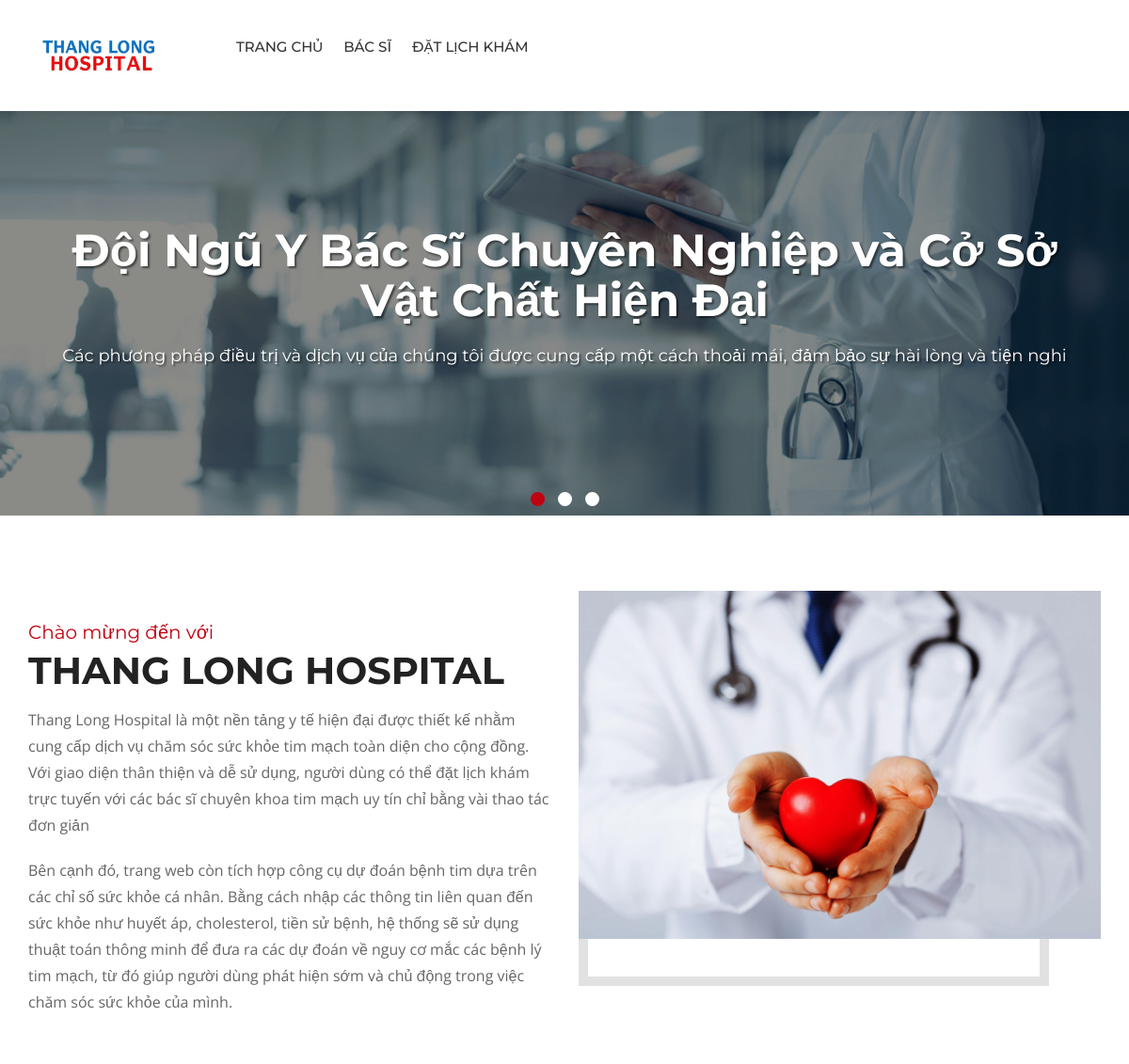
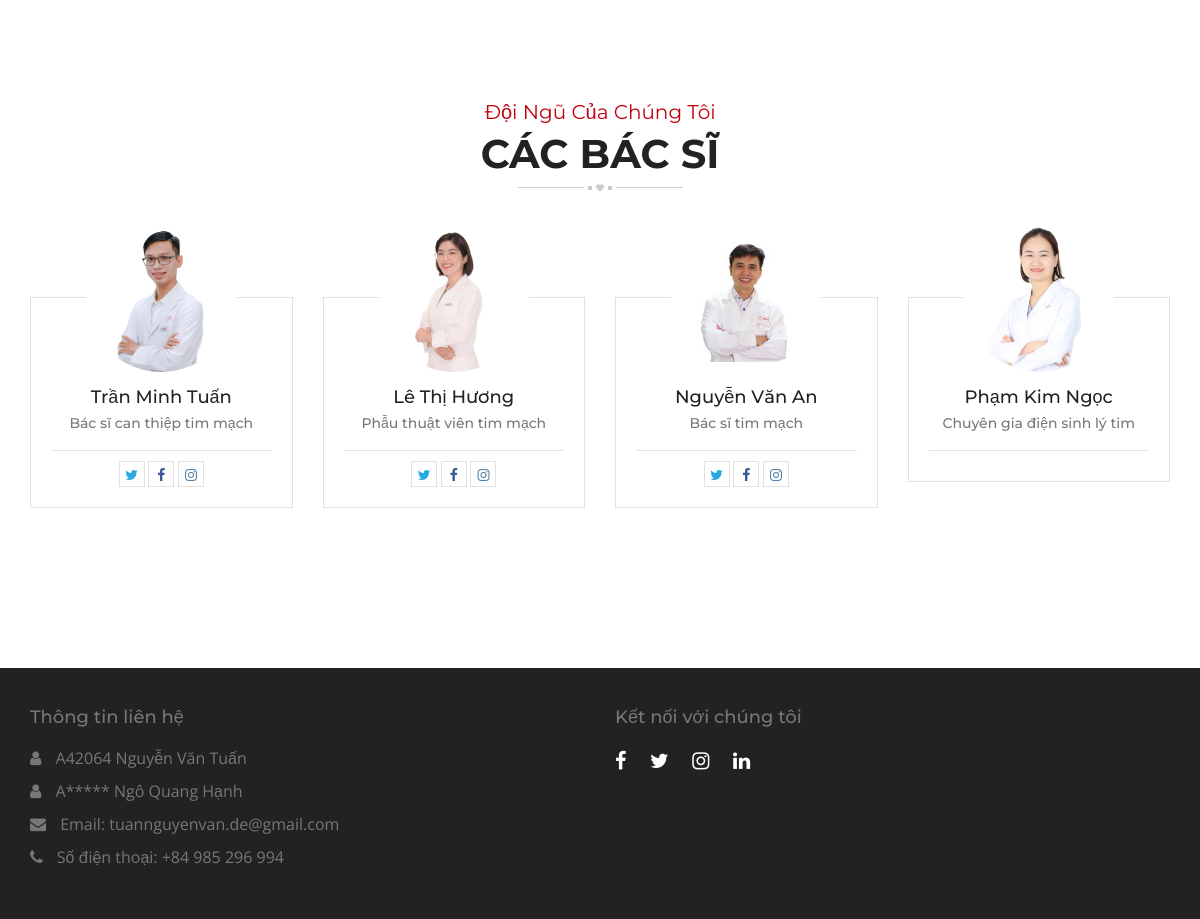
The page / on the database its author committed (2 pictures, top to bottom).
### hospital/models.py (models this page shows, shortened)
class Slider(models.Model):
    caption = models.CharField(max_length=150)
    slogan = models.CharField(max_length=120)
    image = models.ImageField(upload_to='sliders/')
    class Meta:
        verbose_name_plural = 'Slider'

### doctor_functions/models.py (models this page shows, shortened)
class UserProfileModel(models.Model):
    user = models.OneToOneField(User, on_delete=models.CASCADE)
    name = models.CharField(max_length=120)
    speciality = models.CharField(max_length=120)
    picture = models.ImageField(upload_to="doctors/")
    details = models.TextField()
    experience = models.TextField()
    twitter = models.CharField(max_length=120, blank=True, null=True)
    facebook = models.CharField(max_length=120, blank=True, null=True)
    instagram = models.CharField(max_length=120, blank=True, null=True)
    class Meta:
        verbose_name = 'Profile'
        verbose_name_plural = 'Profiles'

### hospital/views.py (the view)
# urls.py: path('', views.HomeView.as_view(), name='index'),
class HomeView(ListView):
    template_name = 'hospital/index.html'
    queryset = Slider.objects.all()
    def get_context_data(self, **kwargs):
        context = super().get_context_data()
        context['sliders'] = Slider.objects.all()
        context['experts'] = UserProfileModel.objects.all()
        return context

### hospital/context_processors.py (called while the page is built)
def footer_content(request):
    doctors = UserProfileModel.objects.all()
    context = {
        'doctors': doctors
    }
    return context

### templates/hospital/index.html (shortened to what this page needs)
{% extends 'base.html' %}
{% load static %}
{% block maincontent %}
<div class="main-content">
  <section class="welcome-section">
    <div class="container">
      <div class="row">
        <div class="welcome-box">
          <div class="col-md-6 col-sm-6">
            <div class="welcome-text">
              <div class="sectio-title-2"> <strong>Chào mừng đến với</strong>
                <h2>THANG LONG HOSPITAL</h2>
              </div>
              <p>Thang Long Hospital là một nền tảng y tế hiện đại được thiết kế nhằm cung cấp dịch vụ chăm sóc sức khỏe tim mạch toàn diện cho cộng đồng. Với giao diện thân thiện và dễ sử dụng, người dùng có thể đặt lịch khám trực tuyến với các bác sĩ chuyên khoa tim mạch uy tín chỉ bằng vài thao tác đơn giản</p>
              <p>Bên cạnh đó, trang web còn tích hợp công cụ dự đoán bệnh tim dựa trên các chỉ số sức khỏe cá nhân. Bằng cách nhập các thông tin liên quan đến sức khỏe như huyết áp, cholesterol, tiền sử bệnh, hệ thống sẽ sử dụng thuật toán thông minh để đưa ra các dự đoán về nguy cơ mắc các bệnh lý tim mạch, từ đó giúp người dùng phát hiện sớm và chủ động trong việc chăm sóc sức khỏe của mình.</p>
            </div>
          </div>
          <div class="col-md-6 col-sm-6">
            <div class="welcome-img"> <img src="{% static 'heartcare/images/protect-your-heart-bg-2.jpg' %}" alt=""> </div>
          </div>
        </div>
      </div>
    </div>
  </section>
  <section class="team">
    <div class="container">
      <div class="row">
        <div class="section-title-3"> <strong>Đội Ngũ Của Chúng Tôi</strong>
          <h2>Các Bác Sĩ</h2>
        </div>
      </div>
      <div class="row">
        {% for doctor in experts|slice:':4' %}
        <div class="col-md-3 col-sm-6">
          <div class="team-box mb50">
            <div class="team-thumb">  <img src="{{ doctor.picture.url }}" alt=""></div>
            <div class="team-text">
              <h5><a href="{% url 'doctor_details' doctor.id %}">{{ doctor.name }}</a></h5>
              <strong>{{ doctor.speciality }}</strong>
              <ul class="team-social">
                {% if doctor.twitter %}
                <li><a class="tw" href="{{ doctor.twitter }}"><i class="fa fa-twitter" aria-hidden="true"></i></a></li>
                {% endif %}
                {% if doctor.facebook %}
                <li><a class="fb" href="{{ doctor.facebook }}"><i class="fa fa-facebook" aria-hidden="true"></i></a>
                </li>
                {% endif %}
                {% if doctor.instagram %}
                <li><a class="insta" href="{{ doctor.instagram }}"><i class="fa fa-instagram"
                      aria-hidden="true"></i></a></li>
                {% endif %}
              </ul>
            </div>
          </div>
        </div>
        {% endfor %}
      </div>
    </div>
  </section>
</div>
{% endblock maincontent %}

### templates/base.html (shortened to what this page needs)
{% load static %}
<!DOCTYPE html>
<html lang="en">
<head>
  {% include 'partials/_css.html' %}
</head>
<body>
  <div class="wrapper">
    {% include 'partials/_header.html' %}
    {% include 'partials/_slider.html' with sliders=sliders %}
    {% block maincontent %}
    {% endblock maincontent %}
    {% include 'partials/_footer.html' %}
    {% include 'partials/_js.html' %}
</body>
</html>

### templates/partials/_css.html (shortened to what this page needs)
{% load static %}
<link href="{% static 'heartcare/css/custom.css' %}" rel="stylesheet">
<link href="{% static 'heartcare/css/bootstrap.min.css' %}" rel="stylesheet">
<link href="{% static 'heartcare/css/color.css' %}" rel="stylesheet">
<link href="{% static 'heartcare/css/responsive.css' %}" rel="stylesheet">
<link href="{% static 'heartcare/css/font-awesome.min.css' %}" rel="stylesheet">
<link href="{% static 'heartcare/css/prettyPhoto.css' %}" rel="stylesheet">
<link href="{% static 'heartcare/css/owl.carousel.min.css' %}" rel="stylesheet">
<link href="{% static 'heartcare/css/bootstrap-datetimepicker.min.css' %}" rel="stylesheet">

### templates/partials/_header.html (shortened to what this page needs)
{% load static %}
<header class="site-header">
  <div class="nav-logo-area">
    <div class="container">
      <div class="row">
        <div class="col-md-12">
          <nav class="navbar navbar-default">
            <div class="navbar-header">
              <a class="navbar-brand navbar-logo" href="{% url 'index' %}"><img src="{% static 'heartcare/images/ThangLongHospitalLogo.jpg' %}"
                  alt=""></a>
            </div>
            <div class="collapse navbar-collapse" id="bs-example-navbar-collapse-1">
              <ul class="nav navbar-nav">
                <li><a href="{% url 'index' %}">Trang Chủ</a></li>
                <li><a href="{% url 'doctors' %}">Bác Sĩ</a></li>
                <li><a href="{% url 'appointment' %}">Đặt Lịch Khám</a></li>
              </ul>
            </div>
          </nav>
        </div>
      </div>
    </div>
  </div>
</header>

### templates/partials/_slider.html
{% load static %}
<div class="main-slider">
    <div id="main-slider" class="owl-carousel owl-theme">
      {% for slider in sliders %}
      <div class="item">
          <div class="slide-caption slide-2">
            <div class="container">
              <h1>{{ slider.caption }}</h1>
              <p>{{ slider.slogan }}</p>
            </div>
          </div>
          <span class="simg"><img src="{{ slider.image.url }}" alt=""></span>
        </div>
      {% endfor %}
    </div>
  </div>

### templates/partials/_footer.html
{% load static %}
<footer class="footer">
  <div class="container">
    <div class="row">
      <div class="col-md-6">
        <h3>Thông tin liên hệ</h3>
        <ul class="contact-info">
          <li><i class="fa fa-user"></i> A42064 Nguyễn Văn Tuấn</li>
          <li><i class="fa fa-user"></i> A***** Ngô Quang Hạnh</li>
          <li><i class="fa fa-envelope"></i> Email: tuannguyenvan.de@gmail.com</li>
          <li><i class="fa fa-phone"></i> Số điện thoại: +84 985 296 994</li>
        </ul>
      </div>
      <div class="col-md-6 social-media">
        <h3>Kết nối với chúng tôi</h3>
        <ul class="social-icons">
          <li><a href="#"><i class="fa fa-facebook"></i></a></li>
          <li><a href="#"><i class="fa fa-twitter"></i></a></li>
          <li><a href="#"><i class="fa fa-instagram"></i></a></li>
          <li><a href="#"><i class="fa fa-linkedin"></i></a></li>
        </ul>
      </div>
    </div>
  </div>
</footer>

### templates/partials/_js.html (shortened to what this page needs)
</div>
{% load static %}

### heartcare/static/heartcare/css/color.css (style rules this page uses)
.top-bar li .fa, .top-social a:hover, .view, .services-list .service h3 a:hover, .service-style-1 .service-box .ser-content h3 a:hover, .faqs .panel-default > .panel-heading h4 a, .faqs .panel-default > .panel-heading a::after, .team-text h5 a:hover, .section-title-3 strong, .post-text > h5 a:hover, .read-more:hover, .widget address .icon, .footer .widget a:hover, .footer-cr p strong, .footer-social a:hover, .post-meta li, .post-meta li:after, .post-meta li a, .header-service-area .icon, .header-service-area strong, .section-title-1 strong, .section-title-1 h2, .sectio-title-2 strong, .welcome-text .designation, .Heart-box .v-icon, .phone-icon, .services-nav .side-nav li:hover a, .services-nav .side-nav li.active a, .gallery-thumb .hover-info a, .archives li:before, .search-form button, .date-time, .right-404 strong, .prices, .review .fa, .login-social li, .login-social li a, .heart-care-services .nav-tabs>li>a { color: #bf0311; }

### rows shown on the page
Slider: caption "Đội Ngũ Y Bác Sĩ Chuyên Nghiệp và Cở Sở Vật Chất Hiện Đại", slogan "Các phương pháp điều trị và dịch vụ của chúng tôi được cung cấp một cách thoải mái, đảm bảo sự hài lòng và tiện nghi", image (picture)
UserProfileModel: picture (picture), name "Trần Minh Tuấn", speciality "Bác sĩ can thiệp tim mạch"
UserProfileModel: picture (picture), name "Lê Thị Hương", speciality "Phẫu thuật viên tim mạch"
UserProfileModel: picture (picture), name "Nguyễn Văn An", speciality "Bác sĩ tim mạch"
UserProfileModel: picture (picture), name "Phạm Kim Ngọc", speciality "Chuyên gia điện sinh lý tim"
